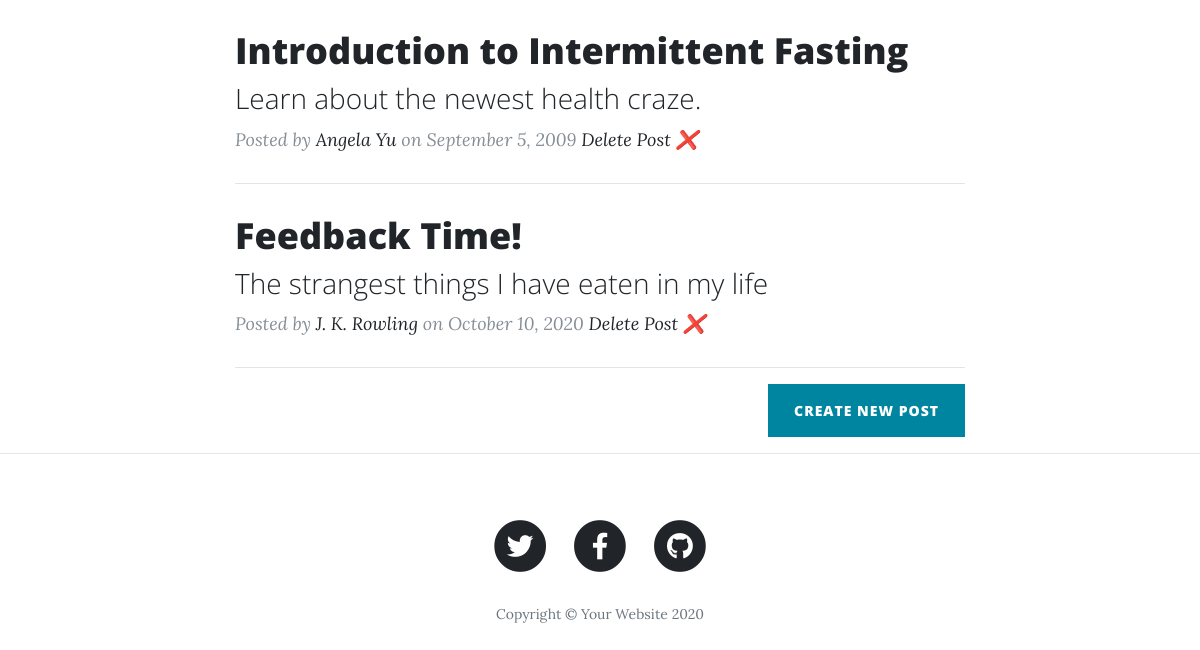
Before: / (lower part) with the older database file.
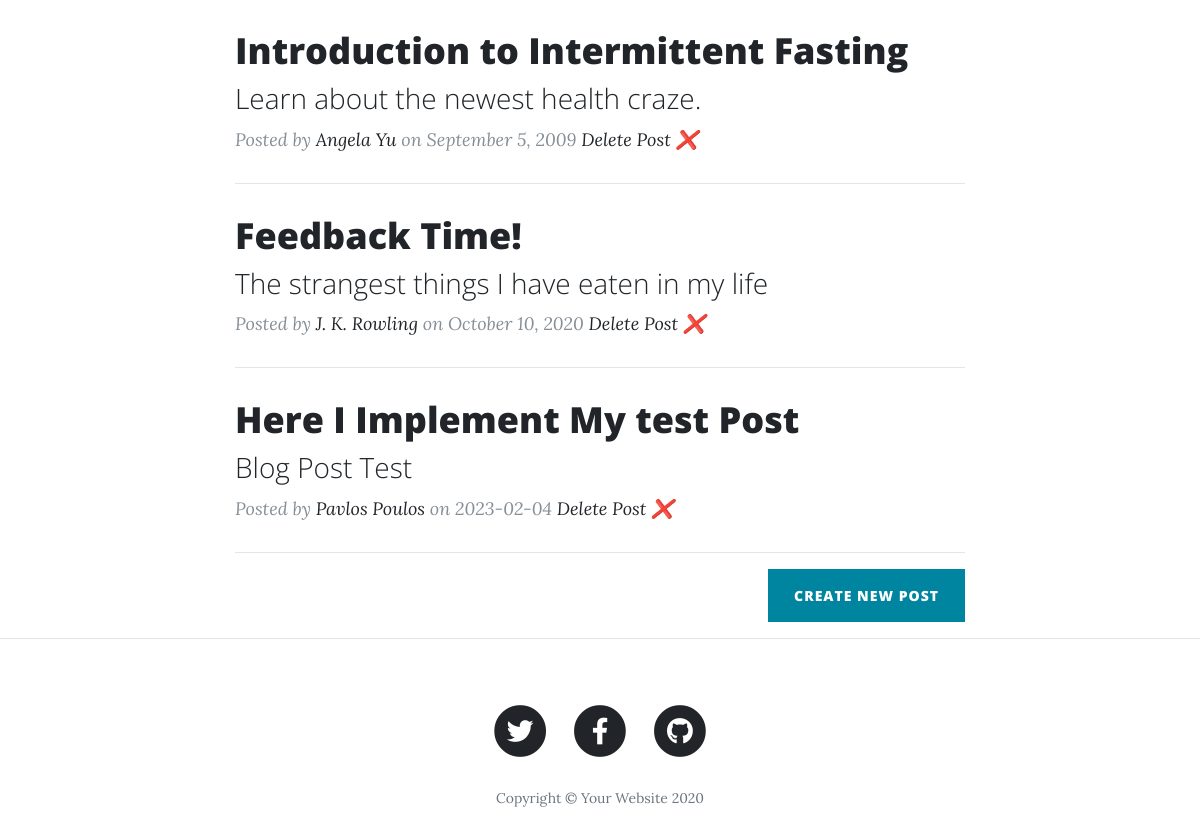
After: the same page with the newer database file.
### main.py (models this page shows)
    class BlogPost(db.Model):
        id = db.Column(db.Integer, primary_key=True)
        title = db.Column(db.String(250), unique=True, nullable=False)
        subtitle = db.Column(db.String(250), nullable=False)
        date = db.Column(db.String(250), nullable=False)
        body = db.Column(db.Text, nullable=False)
        author = db.Column(db.String(250), nullable=False)
        img_url = db.Column(db.String(250), nullable=False)

### main.py (the view)
@app.route('/')
def get_all_posts():
    posts = db.session.query(BlogPost).all()
    return render_template("index.html", all_posts=posts)

### templates/index.html (shortened to what this page needs)
{% include "header.html" %}
  <div class="container">
    <div class="row">
      <div class="col-lg-8 col-md-10 mx-auto">
        {% for post in all_posts %}
        <div class="post-preview">
          <a href="{{ url_for('show_post', index=post.id) }}">
            <h2 class="post-title">
              {{post.title}}
            </h2>
            <h3 class="post-subtitle">
              {{post.subtitle}}
            </h3>
          </a>
          <p class="post-meta">Posted by
            <a href="#">{{post.author}}</a>
            on {{post.date}}    <a href="{{url_for('delete_post', post_id=post.id)}}">Delete Post ❌</a></p>
        </div>
        <hr>
        {% endfor %}
        <div class="clearfix">
          <a class="btn btn-primary float-right" href="{{ url_for('new_post')}}">Create New Post</a>
        </div>
      </div>
    </div>
  </div>
  <hr>
{% include "footer.html" %}

### templates/header.html (shortened to what this page needs)
<!DOCTYPE html>
<html lang="en">
<head>
  <link href="{{ url_for('static', filename='vendor/bootstrap/css/bootstrap.min.css') }}" rel="stylesheet">
  <link href="{{ url_for('static', filename='vendor/fontawesome-free/css/all.min.css')}}" rel="stylesheet" type="text/css">
  <link href="{{ url_for('static', filename='css/clean-blog.min.css')}}" rel="stylesheet">
</head>
<body>

### templates/footer.html (shortened to what this page needs)
  <footer>
    <div class="container">
      <div class="row">
        <div class="col-lg-8 col-md-10 mx-auto">
          <ul class="list-inline text-center">
            <li class="list-inline-item">
              <a href="#">
                <span class="fa-stack fa-lg">
                  <i class="fas fa-circle fa-stack-2x"></i>
                  <i class="fab fa-twitter fa-stack-1x fa-inverse"></i>
                </span>
              </a>
            </li>
            <li class="list-inline-item">
              <a href="#">
                <span class="fa-stack fa-lg">
                  <i class="fas fa-circle fa-stack-2x"></i>
                  <i class="fab fa-facebook-f fa-stack-1x fa-inverse"></i>
                </span>
              </a>
            </li>
            <li class="list-inline-item">
              <a href="#">
                <span class="fa-stack fa-lg">
                  <i class="fas fa-circle fa-stack-2x"></i>
                  <i class="fab fa-github fa-stack-1x fa-inverse"></i>
                </span>
              </a>
            </li>
          </ul>
          <p class="copyright text-muted">Copyright &copy; Your Website 2020</p>
        </div>
      </div>
    </div>
  </footer>
</body>
</html>

Changed rows visible on the page:
added BlogPost: title "Here I Implement My test Post", subtitle "Blog Post Test", author "Pavlos Poulos", date "2023-02-04"
